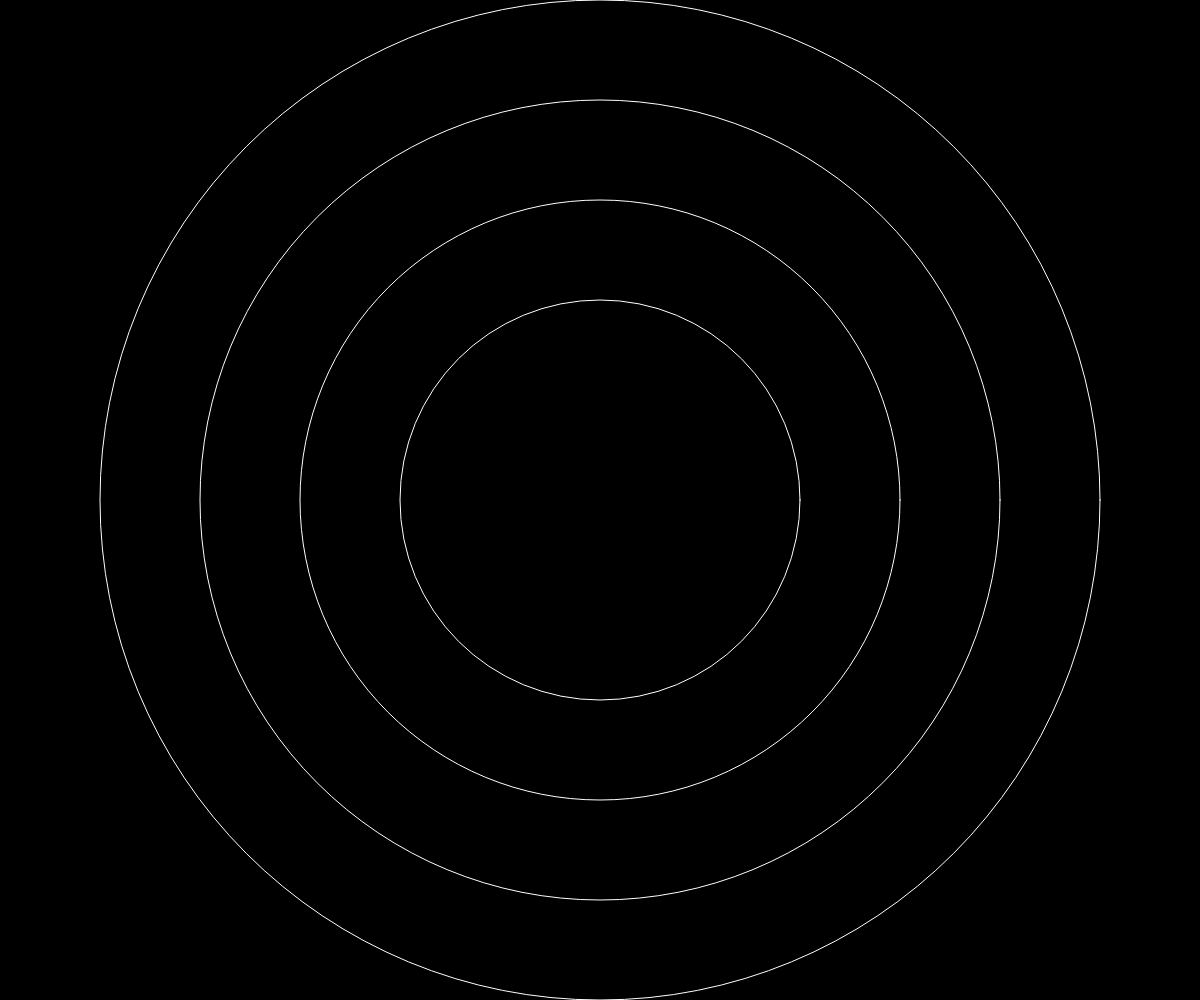
Frame 1 (no input)
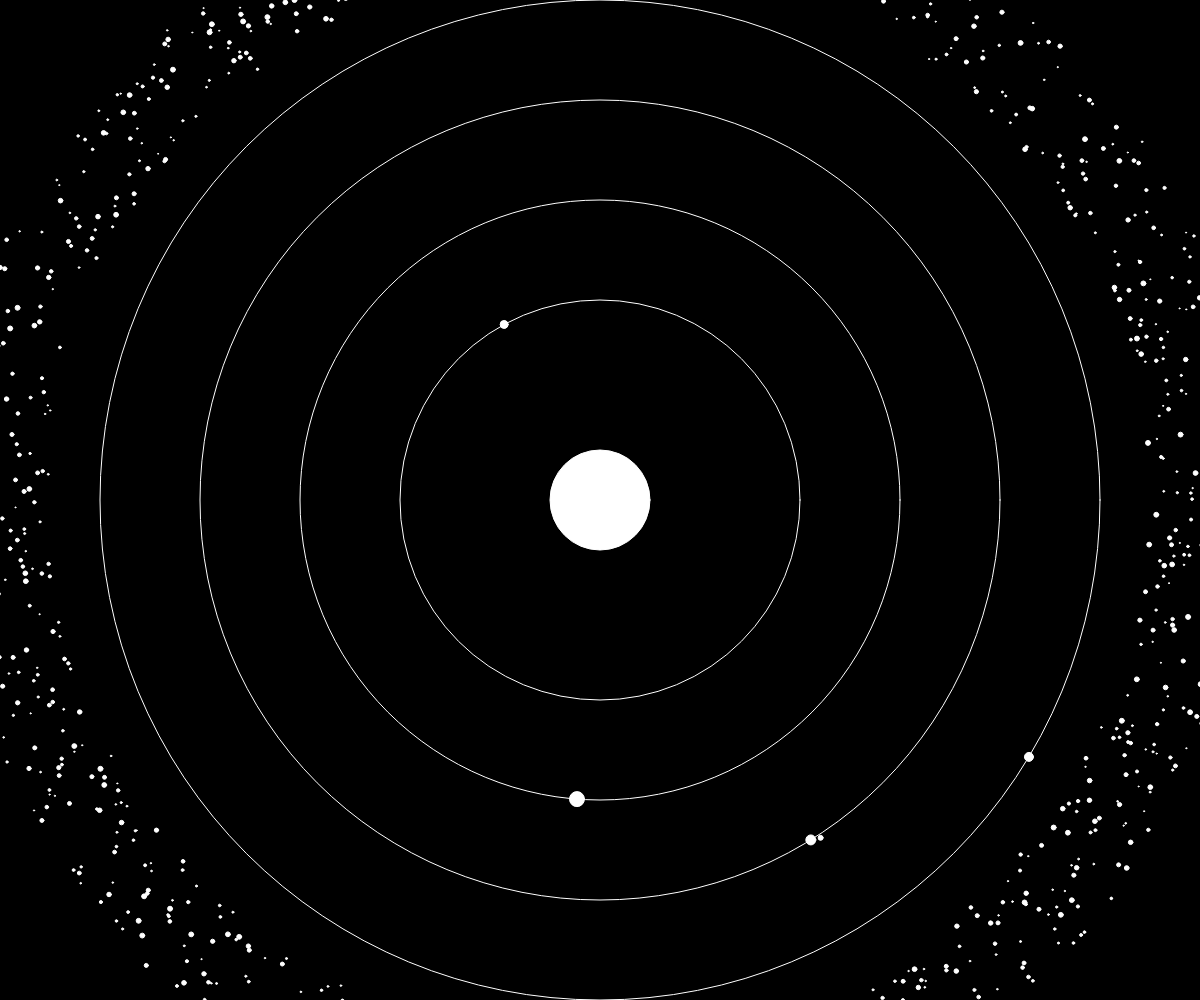
Frame 60 (no input)
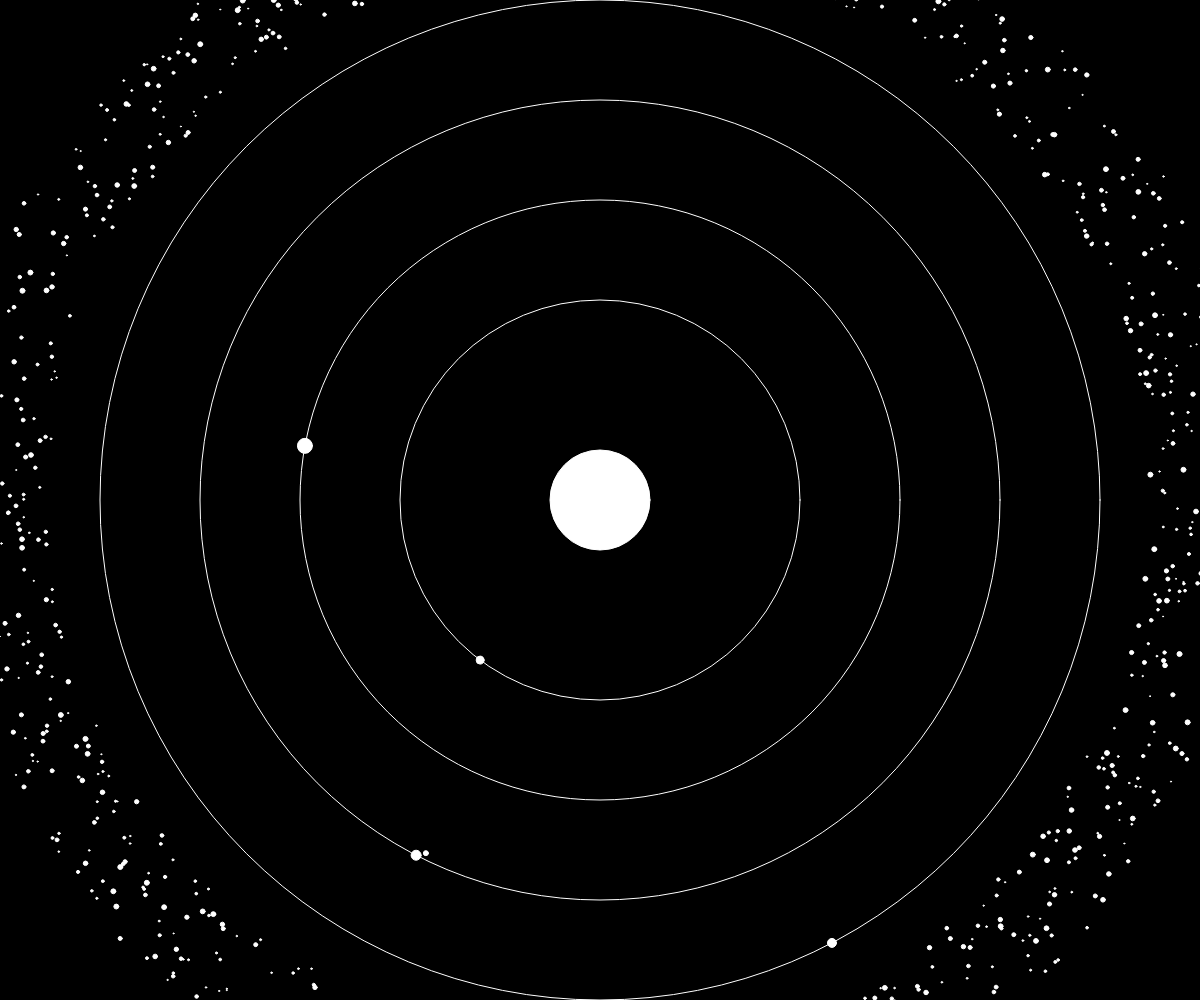
Frame 120 (the mouse pressed at the canvas centre since frame 60)

The p5.js sketch that drew these frames (run headless with seeded random() and noise() and a simulated clock; from frame 60 on, the mouse is pressed at the canvas centre):

// p5.js sketch
// ── sketch.js
var sun;
var earth;
var mercury;
var venus;
var mars;
var moon;

var astroids = [];


function setup() {
	frameRate(60);
	createCanvas(window.innerWidth, window.innerHeight);
	//Period, orbit rad, size
	sun = new Ball(1, 0, 100);
	mercury = new Ball(88, 200, 8);
	venus = new Ball(225, 300, 15)
	earth = new Ball(365, 400, 10);
	mars = new Ball(687, 500, 9);
	moon = new Ball(30, 10, 5);
	
	//array of balls varying between 550-650 orbit rad, with random periods between 16 and 18 years, small variation in size also
	for (var i=0; i<1000; i++){
		astroids.push(new Ball(random(16*365, 18*365), random(550, 650), random(1,5)))
		astroids[i].randomiseang();
	}
	
}

function draw() {
	background(0);
	
	sun.render();
	sun.update();
	
	noFill();
	stroke(255);
	ellipse(width/2, height/2, mercury.rad*2);
	fill(255);
	mercury.render();
	mercury.update();
	
	noFill();
	stroke(255);
	ellipse(width/2, height/2, venus.rad*2);
	fill(255);
	venus.render();
	venus.update();
	
	noFill();
	stroke(255);
	ellipse(width/2, height/2, earth.rad*2);
	fill(255);
	earth.render();
	earth.update();
	
	noFill();
	stroke(255);
	ellipse(width/2, height/2, mars.rad*2);
	fill(255);
	mars.render();
	mars.update();
	
	moon.setCenter(earth.pos);
	moon.render();
	moon.update();
	
	for (var i=0; i<1000; i++){
		
		astroids[i].render();
		astroids[i].update();
		
	}
}

function Ball(period, rad, size){
	this.center = createVector(width/2, height/2);
	this.fr = 1;

	this.period = period; //seconds per rotation
	this.angvel = 2*PI/(this.period*this.fr);
	this.ang = 0;
	this.pos = 0;
	
	this.rad = rad;
	this.size = size;
	
	this.setCenter = function(center){
		this.center = center;
	}
	
	this.render = function(){
		ellipse(this.pos.x, this.pos.y, this.size);
	}
	
	this.update = function(){
		this.ang += this.angvel;
		this.pos = createVector(this.center.x + this.rad*cos(this.ang), this.center.y + this.rad*sin(this.ang));
	}
	
	this.randomiseang = function(){
		this.ang = random(0, 2*PI);
	}
}
